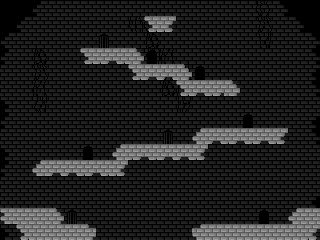

A level layout from a 2D game, rendered from its tile map. Below: a short description, then the map file with tile-grid data replaced by summaries:
An orthogonal 20x15 tile map with 16x16 px tiles, 2 tile layers (back, front), 1 hidden layer not drawn.

<map version="1.0" orientation="orthogonal" width="20" height="15" tilewidth="16" tileheight="16" backgroundcolor="#000000">
 <tileset firstgid="1" name="tower" tilewidth="16" tileheight="16">
  <image source="../graphics/tiles/tower.png" width="160" height="160" />
 </tileset>
 <layer name="back" width="20" height="15">
  <data>[300 cells, 290 non-empty, 19 distinct tile ids]</data>
 </layer>
 <layer name="front" width="20" height="15">
  <data>[300 cells, 51 non-empty, 16 distinct tile ids]</data>
 </layer>
 <layer name="collision" width="20" height="15" visible="0">
  <data>[300 cells, 51 non-empty, 1 distinct tile ids]</data>
 </layer>
</map>
